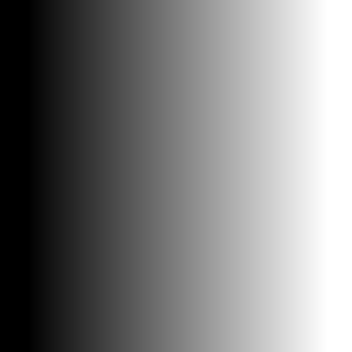
#> input picture CV/before/CV_WEEK03_1_PM/images/gray.jpg, 352 x 352 px
$ python opencv_basic09.py
#> lines starting #> are read from the running program, lines starting #| are printed output that depends on the picture; after the words box and inside, x2 and y2 are one past the last pixel; in counts of white or black regions, pixels touching at a corner belong together
import cv2
import numpy as np

img = np.zeros((352,352,3), np.uint8)
img = cv2.rectangle(img, (200,0), (300,100), (255,255,255), -1)
img2 = cv2.imread("./images/gray.jpg")
#> img2 is the input picture: shape (352, 352, 3); min 0, max 255, mean 126.2

## 1 & 1 = 1
#bitAnd = cv2.bitwise_and(img, img2)

bitOr = cv2.bitwise_or(img, img2)
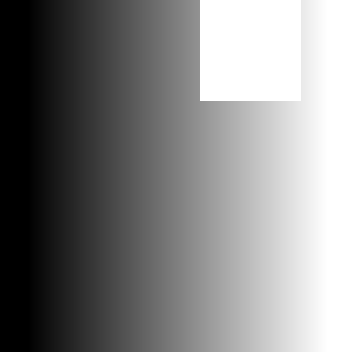
#> bitOr: shape (352, 352, 3); min 0, max 255, mean 131.6
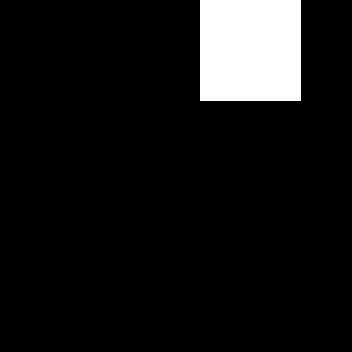
#> img: shape (352, 352, 3); 8.2% white; 1 white region, box (x1, y1, x2, y2) and area: (200, 0, 301, 101) 10201

bitXOR = cv2.bitwise_xor(img, img2)
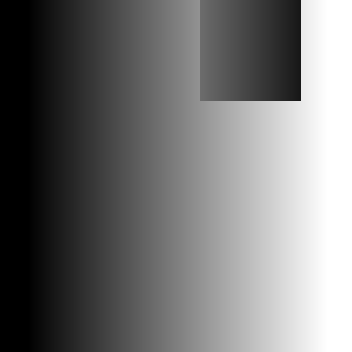
#> bitXOR: shape (352, 352, 3); min 0, max 255, mean 116
cv2.imshow("img1", img)
cv2.imshow("img2", img2)
#cv2.imshow("bitAnd", bitAnd)
#cv2.imshow("bitOr", bitOr)
cv2.imshow("bitXOr", bitXOR)


cv2.waitKey(0)
cv2.destroyAllWindows()
